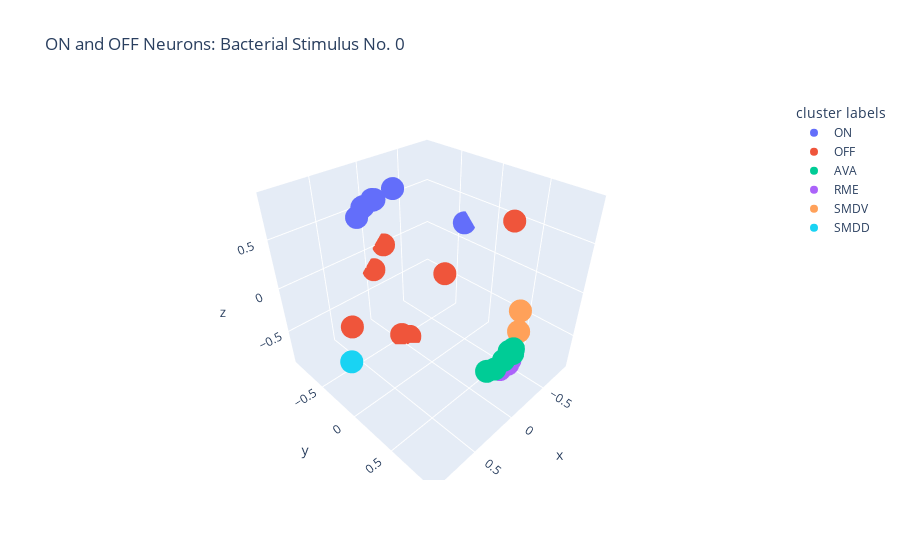

Notebook code cell kept with this figure:
### Code cell
# Create a scatter plot
# fig = px.scatter_3d(data_frame = hyperbolic_df, x= 'x', y = 'y', z= 'z', title='AVA and RME: Stimulus 0', color = 'cluster labels') #cornflowerblue, lightcoral

fig = px.scatter_3d(data_frame = hyperbolic_df, x= 'x', y = 'y', z= 'z', title='ON and OFF Neurons: Bacterial Stimulus No. 0',  color ='cluster labels') #cornflowerblue, lightcoral
fig.update_layout(
    scene=dict(
        xaxis=dict(ticktext=[-1, -0.5, 0, 0.5, 1]),
        yaxis=dict(ticktext=[-1, -0.5, 0, 0.5, 1]),
        zaxis=dict(ticktext=[-1, -0.5, 0, 0.5, 1]),
    )
)

fig.show()

### Figure 1 — Plotly figure (JSON) as saved in the notebook; plotly's stock layout.template omitted (floating-point values rounded to 4 significant figures)
{"data": [{"hovertemplate": "cluster labels=ON<br>x=%{x}<br>y=%{y}<br>z=%{z}<extra></extra>", "legendgroup": "ON", "marker": {"color": "#636efa", "symbol": "circle"}, "mode": "markers", "name": "ON", "scene": "scene", "showlegend": true, "type": "scatter3d", "x": [0.1263, 0.1813, 0.2973, 0.1092, 0.08769, 0.4684, 0.2426, -0.851], "y": [-0.6145, -0.5527, -0.5291, -0.6177, -0.3831, -0.3924, -0.6211, -0.3834], "z": [0.7058, 0.7495, 0.7297, 0.7053, 0.8707, 0.7365, 0.6741, 0.2186]}, {"hovertemplate": "cluster labels=OFF<br>x=%{x}<br>y=%{y}<br>z=%{z}<extra></extra>", "legendgroup": "OFF", "marker": {"color": "#EF553B", "symbol": "circle"}, "mode": "markers", "name": "OFF", "scene": "scene", "showlegend": true, "type": "scatter3d", "x": [-0.04681, -0.7224, -0.005303, -0.2004, -0.06696, 0.4824, -0.706], "y": [-0.9148, 0.3071, -0.4645, -0.9184, -0.4055, -0.6336, -0.5077], "z": [-0.23, 0.5298, -0.8248, 0.005631, -0.853, -0.5329, -0.3969]}, {"hovertemplate": "cluster labels=AVA<br>x=%{x}<br>y=%{y}<br>z=%{z}<extra></extra>", "legendgroup": "AVA", "marker": {"color": "#00cc96", "symbol": "circle"}, "mode": "markers", "name": "AVA", "scene": "scene", "showlegend": true, "type": "scatter3d", "x": [0.1022, 0.03444, 0.01729, 0.1766, 0.2481, 0.08972], "y": [0.9018, 0.9352, 0.9239, 0.8777, 0.8521, 0.9355], "z": [-0.1976, -0.0956, -0.1665, -0.2593, -0.2521, -0.08563]}, {"hovertemplate": "cluster labels=RME<br>x=%{x}<br>y=%{y}<br>z=%{z}<extra></extra>", "legendgroup": "RME", "marker": {"color": "#ab63fa", "symbol": "circle"}, "mode": "markers", "name": "RME", "scene": "scene", "showlegend": true, "type": "scatter3d", "x": [0.03021, 0.01432, 0.06368, -0.01264, 0.05873], "y": [0.9056, 0.9051, 0.8529, 0.8727, 0.8922], "z": [-0.2299, -0.2498, -0.3625, -0.34, -0.2668]}, {"hovertemplate": "cluster labels=SMDV<br>x=%{x}<br>y=%{y}<br>z=%{z}<extra></extra>", "legendgroup": "SMDV", "marker": {"color": "#FFA15A", "symbol": "circle"}, "mode": "markers", "name": "SMDV", "scene": "scene", "showlegend": true, "type": "scatter3d", "x": [-0.7233, -0.5582], "y": [0.4935, 0.6049], "z": [-0.3758, -0.4733]}, {"hovertemplate": "cluster labels=SMDD<br>x=%{x}<br>y=%{y}<br>z=%{z}<extra></extra>", "legendgroup": "SMDD", "marker": {"color": "#19d3f3", "symbol": "circle"}, "mode": "markers", "name": "SMDD", "scene": "scene", "showlegend": true, "type": "scatter3d", "x": [0.9225], "y": [-0.01971], "z": [-0.2834]}], "layout": {"legend": {"title": {"text": "cluster labels"}, "tracegroupgap": 0}, "scene": {"domain": {"x": [0, 1], "y": [0, 1]}, "xaxis": {"ticktext": [-1, -0.5, 0, 0.5, 1], "title": {"text": "x"}}, "yaxis": {"ticktext": [-1, -0.5, 0, 0.5, 1], "title": {"text": "y"}}, "zaxis": {"ticktext": [-1, -0.5, 0, 0.5, 1], "title": {"text": "z"}}}, "title": {"text": "ON and OFF Neurons: Bacterial Stimulus No. 0"}}}
